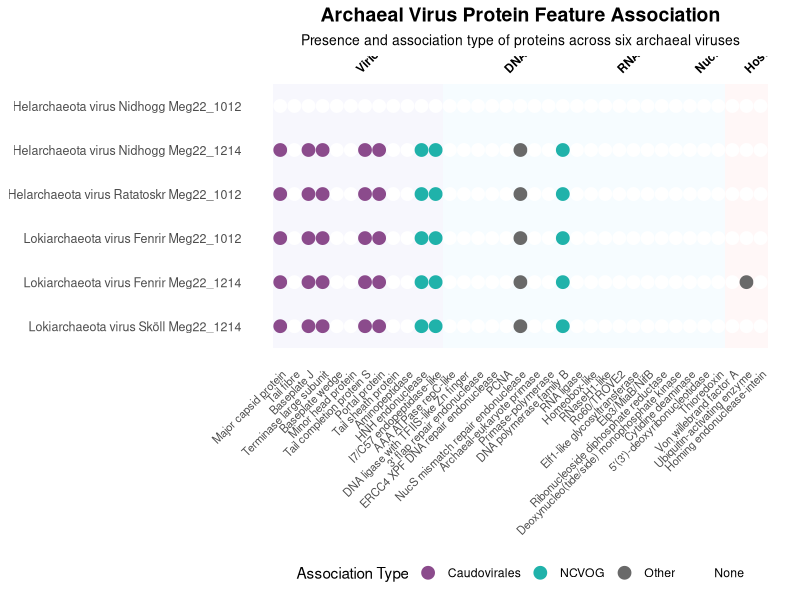
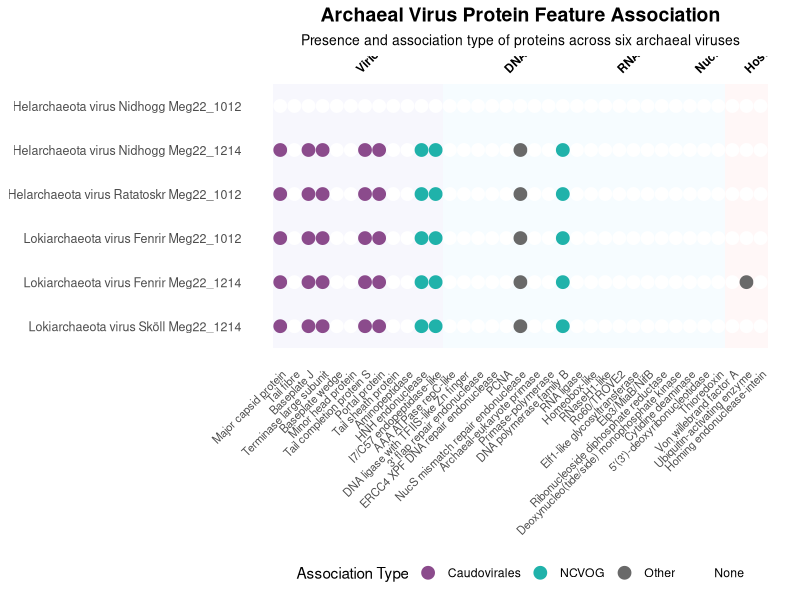
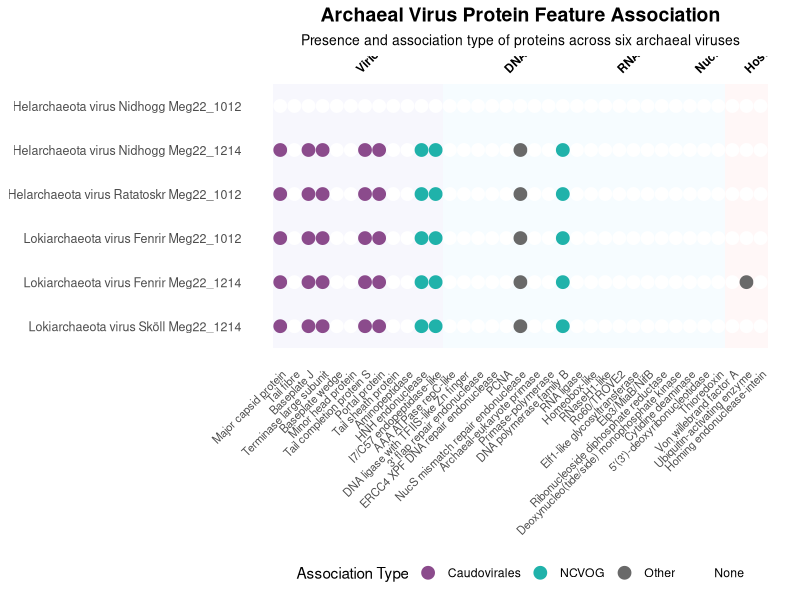

Generate these figures, in order, with R:
# =============================================================================
# Predatory-bacterial-virome -- phage annotation / Gene dot-plot, simple variant
# =============================================================================
# Simplified variant of the gene dot-plot, driven by embedded example data;
# useful as a template for panel styling.
#
# Manuscript      : Fig. S6 (variant)
# Main outputs    : virus_protein_dotplot.pdf
# Original script : 1mobilome_predatory_bacteria/7phage_gene_annotation/phage_gene_anno_plot/virus_dotplot_simple.R
# -----------------------------------------------------------------------------
# Input data and output files are resolved from GTR_DATA (current analysis root),
# GTR_WORK (earlier working copy) and GTR_DEF (shared defensome data). All three
# default to the current working directory; set them instead of editing files:
#
#     Sys.setenv(GTR_DATA = "/path/to/06_predatory_bacteria_virome")
#
# =============================================================================
GTR_DATA <- normalizePath(Sys.getenv("GTR_DATA", unset = "."), mustWork = FALSE)
GTR_DEF <- normalizePath(Sys.getenv("GTR_DEF", unset = "."), mustWork = FALSE)

# 古菌病毒蛋白质特征点图 - 简化版本
library(ggplot2)

# 设置工作目录
setwd(file.path(GTR_DEF, "代码调试"))

# 1. 创建病毒名称
viruses <- c(
  "Helarchaeota virus Nidhogg Meg22_1012",
  "Helarchaeota virus Nidhogg Meg22_1214", 
  "Helarchaeota virus Ratatoskr Meg22_1012",
  "Lokiarchaeota virus Fenrir Meg22_1012",
  "Lokiarchaeota virus Fenrir Meg22_1214",
  "Lokiarchaeota virus Sköll Meg22_1214"
)

# 2. 创建蛋白质特征名称
features <- c(
  # 病毒结构和形态发生 (12个)
  "Major capsid protein", "Tail fibre", "Baseplate J", "Terminase large subunit",
  "Baseplate wedge", "Minor head protein", "Tail completion protein S", 
  "Portal protein", "Tail sheath protein", "Aminopeptidase", 
  "HNH endonuclease", "I7/C57 endopeptidase-like",
  
  # DNA复制、重组和修复 (9个)
  "AAA ATPase repC-like", "DNA ligase with TFIIS-like Zn finger", 
  "3' flap repair endonuclease", "ERCC4 XPF DNA repair endonuclease", 
  "PCNA", "NucS mismatch repair endonuclease", "Archaeal-eukaryote primase", 
  "Primase-polymerase", "DNA polymerase family B",
  
  # RNA和转录 (7个)
  "RNA ligase", "Homeobox-like", "RNaseH1-like", "Ro60/TROVE2", 
  "Elf1-like glycosyltransferase", "Elp3/MiaB/NifB", 
  "Ribonucleoside diphosphate reductase",
  
  # 核苷酸代谢 (4个)
  "Deoxynucleo(tide/side) monophosphate kinase", "Cytidine deaminase", 
  "5'(3')-deoxyribonucleotidase", "Thioredoxin",
  
  # 宿主-病毒相互作用 (3个)
  "Von willebrand factor A", "Ubiquitin-activating enzyme", 
  "Homing endonuclease-intein"
)

# 3. 创建数据矩阵
create_data <- function() {
  data_list <- list()
  
  for (i in 1:length(viruses)) {
    for (j in 1:length(features)) {
      association <- "None"
      
      # 根据图像描述设置关联类型
      if (i <= 5) {  # 前5个病毒
        if (j <= 12) {  # 病毒结构和形态发生特征
          if (j %in% c(1, 3, 4, 7, 8)) {
            association <- "Caudovirales"
          } else if (j %in% c(11, 12)) {
            association <- "NCVOG"
          }
        } else if (j == 18) {  # NucS mismatch repair endonuclease
          association <- "Other"
        } else if (j == 21) {  # DNA polymerase family B
          association <- "NCVOG"
        } else if (i == 2 && j == 34) {  # 第二个病毒的Ubiquitin-activating enzyme
          association <- "Other"
        }
      }
      
      data_list[[length(data_list) + 1]] <- data.frame(
        virus = viruses[i],
        feature = features[j],
        association = association,
        feature_num = j,
        virus_num = i
      )
    }
  }
  
  return(do.call(rbind, data_list))
}

# 创建数据
plot_data <- create_data()

# 4. 设置因子顺序
plot_data$virus <- factor(plot_data$virus, levels = rev(viruses))
plot_data$feature <- factor(plot_data$feature, levels = features)
plot_data$association <- factor(plot_data$association, 
                               levels = c("Caudovirales", "NCVOG", "Other", "None"))

# 5. 创建分类背景数据
category_ranges <- list(
  c(1, 12),    # 病毒结构和形态发生
  c(13, 21),   # DNA复制、重组和修复
  c(22, 28),   # RNA和转录
  c(29, 32),   # 核苷酸代谢
  c(33, 35)    # 宿主-病毒相互作用
)

category_colors <- c("#E6E6FA", "#E0F6FF", "#E0F6FF", "#E0F6FF", "#FFE6E6")
category_names <- c("Virion structure and morphogenesis", 
                   "DNA replication, recombination and repair",
                   "RNA and transcription", 
                   "Nucleotide metabolism",
                   "Host-virus interaction")

# 6. 创建背景矩形数据
background_data <- data.frame()
for (i in 1:length(category_ranges)) {
  range <- category_ranges[[i]]
  background_data <- rbind(background_data, data.frame(
    xmin = range[1] - 0.5,
    xmax = range[2] + 0.5,
    ymin = 0.5,
    ymax = length(viruses) + 0.5,
    category = category_names[i],
    fill_color = category_colors[i]
  ))
}

# 7. 创建颜色映射
association_colors <- c(
  "Caudovirales" = "#8B4B8C",  # 紫色
  "NCVOG" = "#20B2AA",         # 青绿色
  "Other" = "#696969",         # 深灰色
  "None" = "white"             # 白色
)

# 8. 绘制图形
p <- ggplot() +
  
  # 添加分类背景
  geom_rect(data = background_data,
            aes(xmin = xmin, xmax = xmax, ymin = ymin, ymax = ymax),
            fill = background_data$fill_color,
            alpha = 0.3) +
  
  # 添加点
  geom_point(data = plot_data,
             aes(x = feature_num, y = virus_num, 
                 color = association, fill = association),
             size = 4, shape = 21, stroke = 0.5) +
  
  # 设置颜色
  scale_color_manual(values = association_colors, name = "Association Type") +
  scale_fill_manual(values = association_colors, name = "Association Type") +
  
  # 设置坐标轴
  scale_x_continuous(breaks = 1:length(features), labels = features) +
  scale_y_continuous(breaks = 1:length(viruses), labels = rev(viruses)) +
  
  # 设置主题
  theme_minimal() +
  theme(
    axis.text.x = element_text(angle = 45, hjust = 1, size = 8),
    axis.text.y = element_text(size = 9),
    axis.title = element_blank(),
    panel.grid = element_blank(),
    legend.position = "bottom",
    plot.title = element_text(hjust = 0.5, size = 14, face = "bold"),
    plot.subtitle = element_text(hjust = 0.5, size = 10)
  ) +
  
  # 添加标题
  labs(
    title = "Archaeal Virus Protein Feature Association",
    subtitle = "Presence and association type of proteins across six archaeal viruses"
  )

# 9. 添加分类标签
for (i in 1:length(category_ranges)) {
  range <- category_ranges[[i]]
  x_pos <- mean(range)
  p <- p + 
    annotate("text", x = x_pos, y = length(viruses) + 0.8, 
             label = category_names[i], angle = 45, hjust = 0, 
             size = 3, fontface = "bold")
}

# 10. 显示图形
print(p)

# 11. 保存图形
ggsave("virus_protein_dotplot.png", plot = p, width = 16, height = 8, dpi = 300)
ggsave("virus_protein_dotplot.pdf", plot = p, width = 16, height = 8)

# 12. 输出数据摘要
cat("数据摘要:\n")
cat("病毒数量:", length(viruses), "\n")
cat("蛋白质特征数量:", length(features), "\n")
cat("功能分类数量:", length(category_ranges), "\n")

# 显示关联类型统计
association_summary <- table(plot_data$association)
cat("\n关联类型统计:\n")
print(association_summary)

cat("\n图形已保存为 virus_protein_dotplot.png 和 virus_protein_dotplot.pdf\n")
